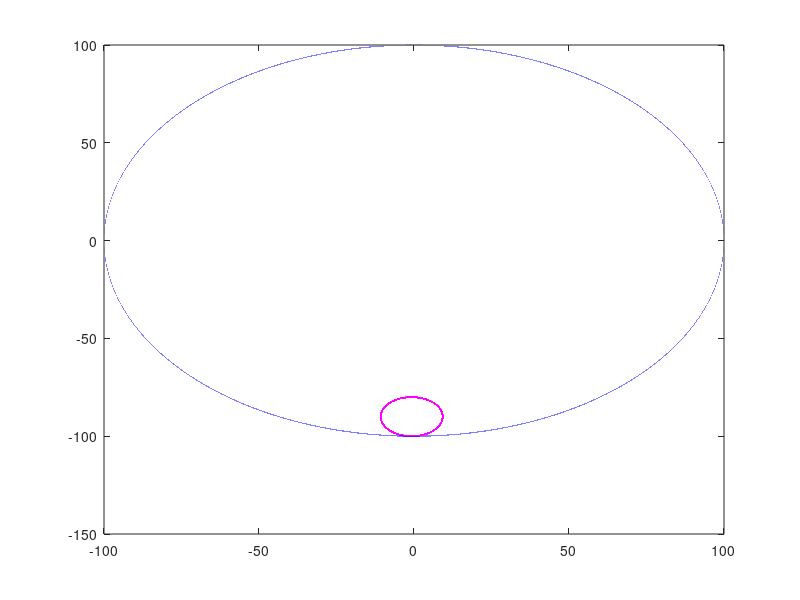

Source code (MATLAB):
clear all
close all

h = .001;
time = 0:h:1000;

R = 100;

U = 1.5;
omega = 150;
x = zeros(size(time));
y = zeros(size(time));

x(1) = 0;
y(1) = -100;

for i = 2:length(time)
    t = time(i);
    dx = U*cos(omega*t);
    dy = U*sin(omega*t);
    
    
    x(i) = x(i-1) + dx;
    y(i) = y(i-1) + dy;
    
end

plot(x, y, '-m')
hold on
plot(R*cos(.015*time), R*sin(.015*time), '-b')